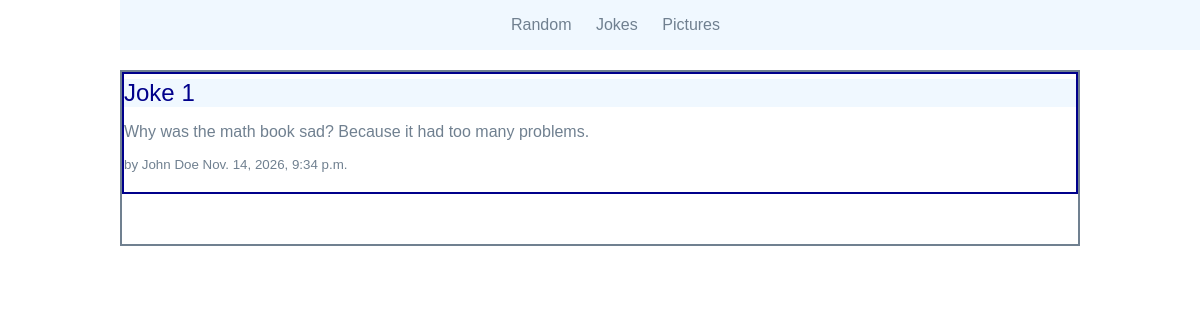
/dadjokes/joke/1, run on the app's committed database.
### dadjokes/models.py (models this page shows, shortened)
class Joke(models.Model):
    text = models.TextField()
    name = models.TextField()
    timestamp = models.DateTimeField(auto_now=True)

### dadjokes/views.py (the view)
# urls.py: path('joke/<int:pk>', JokeDetailView.as_view(), name='joke'),
class JokeDetailView(DetailView):
    model = Joke
    template_name = 'dadjokes/joke.html'
    context_object_name = 'joke'

### dadjokes/templates/dadjokes/joke.html
{% extends 'dadjokes/base.html' %}
{% block content %}
<section>
    <h2>Joke {{joke.pk}}</h2>
    <p>{{joke.text}}</p>
    <p><small>by {{joke.name}} {{joke.timestamp}}</small></p>
</section>
{% endblock %}

### static/styles.css (style rules this page uses)
body { background-color: #fff; color: slategray; font-family: arial; }
h1,h2,h3,h4,h5 { font-weight: normal; background:aliceblue; margin: 0; }
body { max-width: 960px; margin: 20px auto; padding: 20px auto; }
div.wrapper h2 { text-align: left; color: darkblue; margin: 5px auto; font-size: 2 em; }
section { border: 2px solid darkblue; position: relative; padding-bottom: 4px; }

### data on the page
Joke: pk "1", text "Why was the math book sad? Because it had too many problems.", name "John Doe", timestamp "Nov. 14, 2026, 9:34 p.m."
